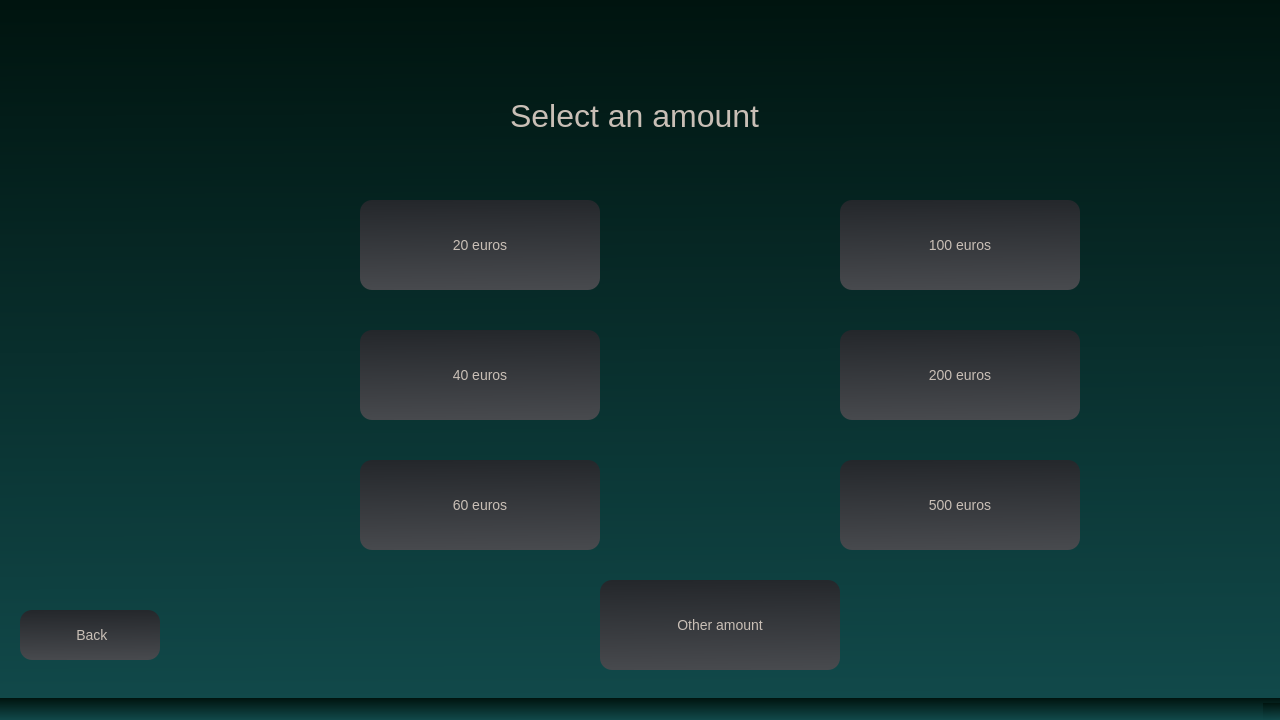
<?xml version="1.0" encoding="UTF-8"?>
<ui version="4.0">
 <class>CreditWindow</class>
 <widget class="QMainWindow" name="CreditWindow">
  <property name="geometry">
   <rect>
    <x>0</x>
    <y>0</y>
    <width>1280</width>
    <height>720</height>
   </rect>
  </property>
  <property name="minimumSize">
   <size>
    <width>1280</width>
    <height>720</height>
   </size>
  </property>
  <property name="maximumSize">
   <size>
    <width>1280</width>
    <height>720</height>
   </size>
  </property>
  <property name="windowTitle">
   <string>MainWindow</string>
  </property>
  <property name="styleSheet">
   <string notr="true">QWidget{
	background-color: qlineargradient(spread:pad, x1:0.46, y1:0, x2:0.472, y2:1, stop:0 rgba(0, 20, 15, 255), stop:1 rgba(17, 73, 74, 255));
	color: #c9bfb6;
}
QPushButton{
	background-color: qlineargradient(spread:pad, x1:0.494, y1:0, x2:0.517, y2:1, stop:0 rgba(36, 39, 43, 255), stop:1 rgba(72, 74, 78, 255));
	border:0px solid black;
	border-radius: 12px;
	color: #c9bfb6;
	font-size: 14px;
}
QLabel{
	background-color: transparent;
}
QLineEdit{
	border: 1px solid #c9bfb6;
	padding: 8px;
	color: #c9bfb6;
}</string>
  </property>
  <widget class="QWidget" name="centralwidget">
   <widget class="QPushButton" name="btn20">
    <property name="geometry">
     <rect>
      <x>360</x>
      <y>200</y>
      <width>240</width>
      <height>90</height>
     </rect>
    </property>
    <property name="sizeIncrement">
     <size>
      <width>240</width>
      <height>90</height>
     </size>
    </property>
    <property name="baseSize">
     <size>
      <width>240</width>
      <height>90</height>
     </size>
    </property>
    <property name="font">
     <font>
      <pointsize>-1</pointsize>
     </font>
    </property>
    <property name="text">
     <string>20 euros</string>
    </property>
   </widget>
   <widget class="QPushButton" name="btn40">
    <property name="geometry">
     <rect>
      <x>360</x>
      <y>330</y>
      <width>240</width>
      <height>90</height>
     </rect>
    </property>
    <property name="font">
     <font>
      <pointsize>-1</pointsize>
     </font>
    </property>
    <property name="text">
     <string>40 euros</string>
    </property>
   </widget>
   <widget class="QPushButton" name="btn60">
    <property name="geometry">
     <rect>
      <x>360</x>
      <y>460</y>
      <width>240</width>
      <height>90</height>
     </rect>
    </property>
    <property name="font">
     <font>
      <pointsize>-1</pointsize>
     </font>
    </property>
    <property name="text">
     <string>60 euros</string>
    </property>
   </widget>
   <widget class="QPushButton" name="btn100">
    <property name="geometry">
     <rect>
      <x>840</x>
      <y>200</y>
      <width>240</width>
      <height>90</height>
     </rect>
    </property>
    <property name="font">
     <font>
      <pointsize>-1</pointsize>
     </font>
    </property>
    <property name="text">
     <string>100 euros</string>
    </property>
   </widget>
   <widget class="QPushButton" name="btn200">
    <property name="geometry">
     <rect>
      <x>840</x>
      <y>330</y>
      <width>240</width>
      <height>90</height>
     </rect>
    </property>
    <property name="font">
     <font>
      <pointsize>-1</pointsize>
     </font>
    </property>
    <property name="text">
     <string>200 euros</string>
    </property>
   </widget>
   <widget class="QPushButton" name="btn500">
    <property name="geometry">
     <rect>
      <x>840</x>
      <y>460</y>
      <width>240</width>
      <height>90</height>
     </rect>
    </property>
    <property name="font">
     <font>
      <pointsize>-1</pointsize>
     </font>
    </property>
    <property name="text">
     <string>500 euros</string>
    </property>
   </widget>
   <widget class="QLabel" name="txtSelect">
    <property name="geometry">
     <rect>
      <x>510</x>
      <y>80</y>
      <width>481</width>
      <height>71</height>
     </rect>
    </property>
    <property name="font">
     <font>
      <pointsize>24</pointsize>
     </font>
    </property>
    <property name="text">
     <string>Select an amount</string>
    </property>
   </widget>
   <widget class="QPushButton" name="btnBack">
    <property name="geometry">
     <rect>
      <x>20</x>
      <y>610</y>
      <width>140</width>
      <height>50</height>
     </rect>
    </property>
    <property name="font">
     <font>
      <pointsize>-1</pointsize>
     </font>
    </property>
    <property name="text">
     <string> Back</string>
    </property>
   </widget>
   <widget class="QLabel" name="label_info">
    <property name="geometry">
     <rect>
      <x>0</x>
      <y>0</y>
      <width>251</width>
      <height>81</height>
     </rect>
    </property>
    <property name="font">
     <font>
      <pointsize>14</pointsize>
     </font>
    </property>
    <property name="text">
     <string/>
    </property>
   </widget>
   <widget class="QLabel" name="label_balance">
    <property name="geometry">
     <rect>
      <x>950</x>
      <y>0</y>
      <width>321</width>
      <height>81</height>
     </rect>
    </property>
    <property name="font">
     <font>
      <pointsize>14</pointsize>
     </font>
    </property>
    <property name="text">
     <string/>
    </property>
   </widget>
   <widget class="QPushButton" name="btnOther">
    <property name="geometry">
     <rect>
      <x>600</x>
      <y>580</y>
      <width>240</width>
      <height>90</height>
     </rect>
    </property>
    <property name="font">
     <font>
      <pointsize>-1</pointsize>
     </font>
    </property>
    <property name="text">
     <string>Other amount</string>
    </property>
   </widget>
   <widget class="QLabel" name="label_error">
    <property name="geometry">
     <rect>
      <x>920</x>
      <y>610</y>
      <width>351</width>
      <height>61</height>
     </rect>
    </property>
    <property name="text">
     <string/>
    </property>
   </widget>
  </widget>
  <widget class="QMenuBar" name="menubar">
   <property name="geometry">
    <rect>
     <x>0</x>
     <y>0</y>
     <width>1280</width>
     <height>22</height>
    </rect>
   </property>
  </widget>
  <widget class="QStatusBar" name="statusbar"/>
 </widget>
 <resources/>
 <connections/>
</ui>
